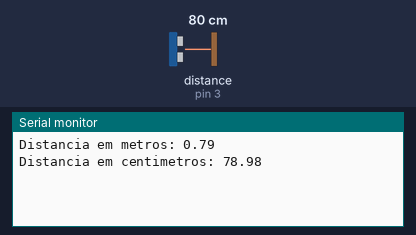
Bench run of a sketch on a simulated Arduino Uno, built with avr-gcc and run on an emulated ATmega328P. Parts: the last lines printed to the serial monitor. Wiring (inferred from the names in the program): ultrasonic range finder: trigger pin 2; echo pin 3. The inputs (shaded band) are chosen by the test bench; at power-on: distance to the obstacle (sensor on pin 3) 80 cm. The echo pulse lasts 58.3 µs per cm.

Above: at 1.3 s.
1.4 s: distance to the obstacle (sensor on pin 3) set to 2 cm
At 2.5 s:
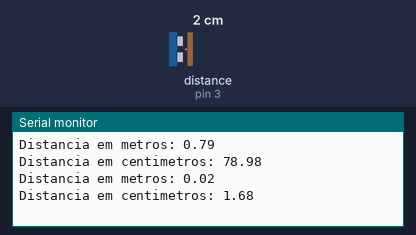
4.1 s: distance to the obstacle (sensor on pin 3) set to 4 cm
At 5.3 s:
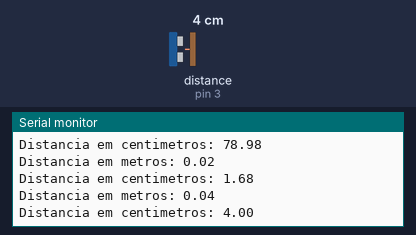
Timing chart, 0 to 7.1 s (numbered marks = the images above; inputs shaded):
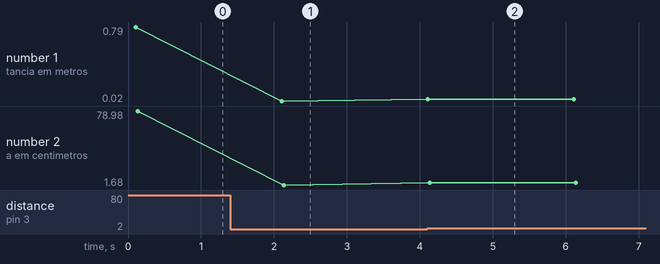

The sketch:

distancia_ultrassonico.ino
```cpp
//sensor de distância ultrassônico HC-SR04

int pinTrigger = 2; //dispara pulsos do sensor
int pinEcho = 3; //ler saida do sensor
float TempoEcho = 0;
const float velocidadeSom_mps = 340; //velocidade do som em m/s
const float velocidadeSom_mpus = 0.000340;


void setup()
{
  pinMode (pinTrigger, OUTPUT); //pino trigger como saída
  digitalWrite (pinTrigger, LOW);

  pinMode (pinEcho, INPUT); //pino echo como entrada

  Serial.begin (9600);
  delay(100);
}

void loop()
{
  DisparaPulsoUltrassonico ();
  TempoEcho = pulseIn(pinEcho, HIGH); //duração do pulso HIGH de eco em micro seg

  Serial.print ("Distancia em metros: ");
  Serial.println (CalculaDistancia(TempoEcho));

  Serial.print ("Distancia em centimetros: ");
  Serial.println (CalculaDistancia(TempoEcho)*100);

  delay(2000);
}


void DisparaPulsoUltrassonico ()
{
  digitalWrite (pinTrigger, HIGH);
  delayMicroseconds (10);
  digitalWrite (pinTrigger, LOW);
}


float CalculaDistancia (float tempo_us)
{
  return ((tempo_us*velocidadeSom_mpus)/2); // retorna uma distancia em metros
}
```

Measured:
- after the input at 1.4 s, the serial monitor: prints a new line after 0.71 s (image 1)
- after the input at 4.1 s, the serial monitor: prints a new line at once (image 2)
- plotted number 1: 0.79 → 0.02 after the input at 1.4 s, 0.02 → 0.04 after the input at 4.1 s
- plotted number 2: 78.98 → 1.68 after the input at 1.4 s, 1.68 → 4 after the input at 4.1 s
